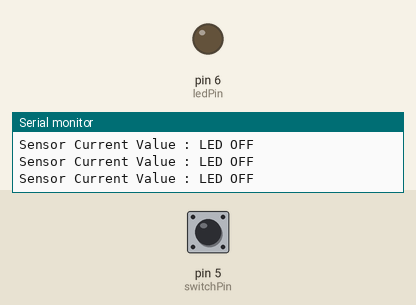
A sketch run on a simulated Arduino Uno, built with avr-gcc and run on an emulated ATmega328P. Parts: output pins drawn as LEDs (lit = HIGH), the last lines printed to the serial monitor. Dashed ring = blinking. Inputs (shaded band) come from the test bench; at power-on: pin 5 (switchPin) HIGH.

Above: at 1.2 s.
1.3 s: pin 5 (switchPin) pulled LOW for 0.15 s
At 1.42 s:
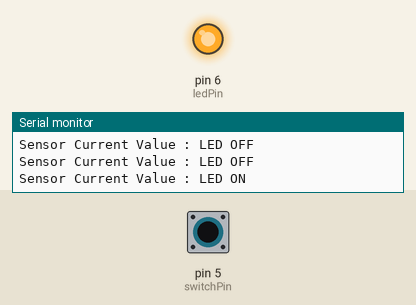
2.9 s: pin 5 (switchPin) pulled LOW for 1 s
At 4.6 s:
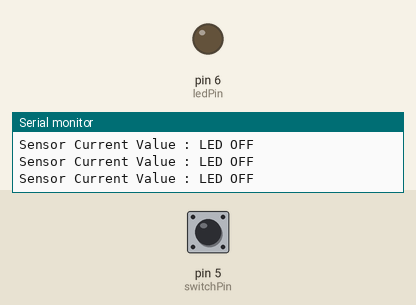
6.9 s: pin 5 (switchPin) pulsed LOW 2 times (0.12 s each, 0.3 s apart)
At 7.3 s:
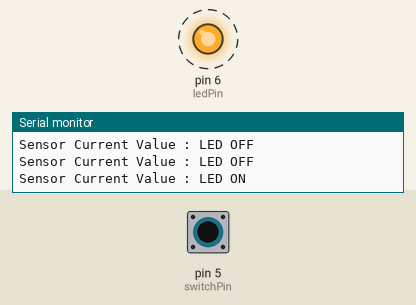
10.5 s: pin 5 (switchPin) driven LOW
At 11.3 s:
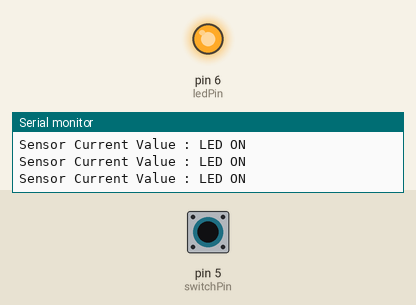
13.5 s: pin 5 (switchPin) driven HIGH
At 14.8 s:
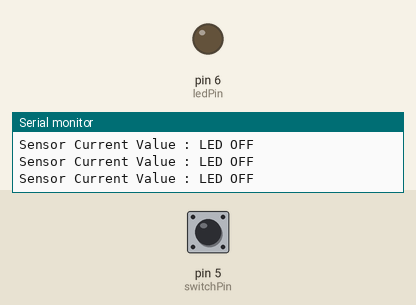
Timing chart, 0 to 16.5 s (numbered marks = the images above; inputs shaded):
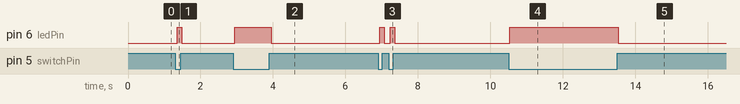

Measured:
- after the input at 1.3 s, pin 6 (ledPin): LOW → HIGH after 0.05 s, → LOW 0.13 s later
- after the input at 2.9 s, pin 6 (ledPin): LOW → HIGH after 0.05 s, → LOW 1.0 s later
- after the input at 6.9 s, pin 6 (ledPin): alternates HIGH for 0.13 s and LOW for 0.17 s, 4 changes in all, then stays LOW, starting at once
- after the input at 10.5 s, pin 6 (ledPin): LOW → HIGH at once
- after the input at 13.5 s, pin 6 (ledPin): HIGH → LOW at once

The sketch:

Tilt_Switch_LED_Example.ino
```cpp
int ledPin = 6;
int switchPin = 5;
int state;
void setup() {
  pinMode(ledPin, OUTPUT);
  pinMode(switchPin, INPUT);
  Serial.begin(9600);

}

void loop() {
  state = digitalRead(switchPin);
  Serial.print("Sensor Current Value : ");
  if (state == 0){
    digitalWrite(ledPin, HIGH);
    Serial.println("LED ON");
  }
  else{
    digitalWrite(ledPin, LOW);
    Serial.println("LED OFF");
  }
}
```
